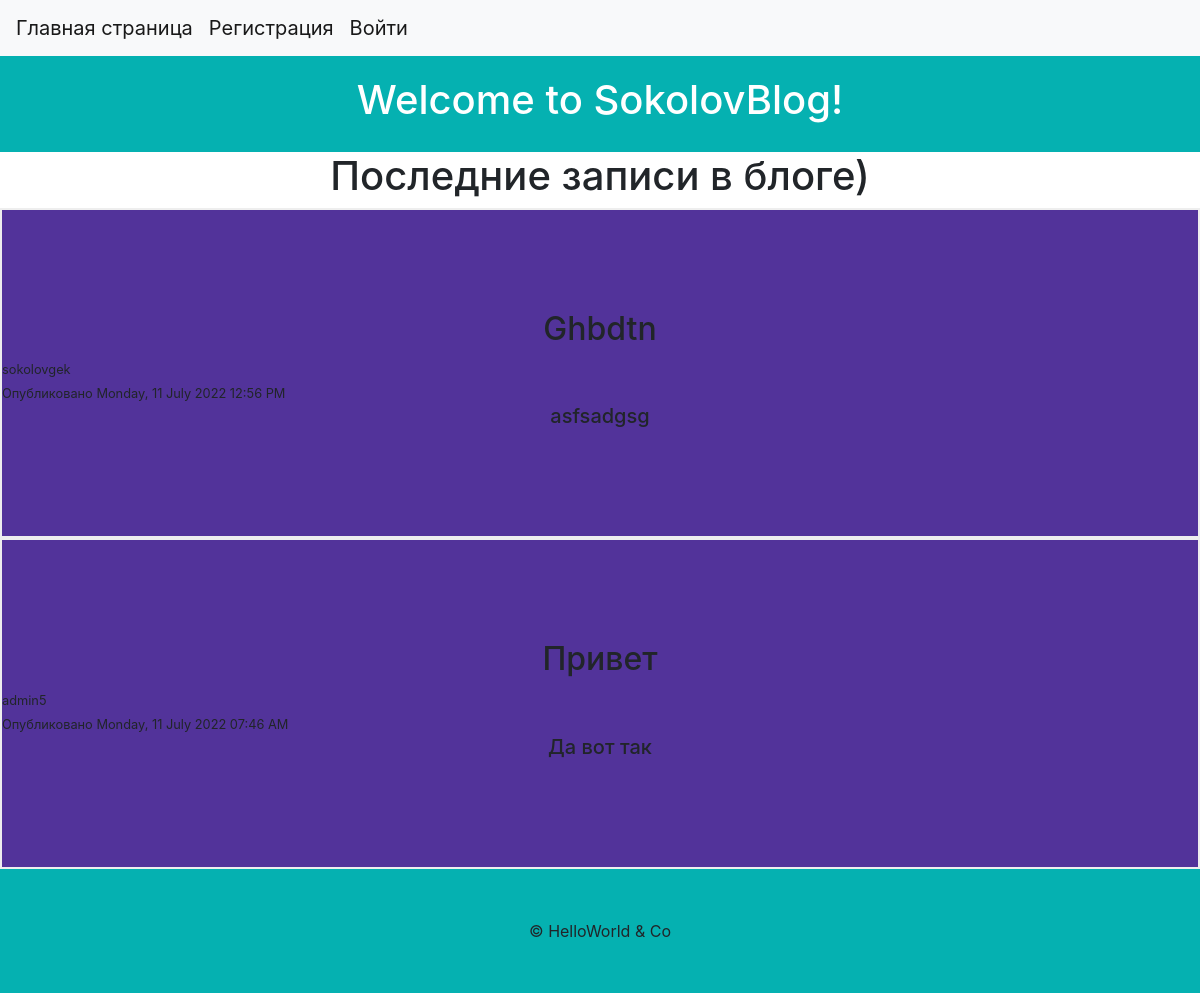
The page /home on the database its author committed.
### flask_blog/models.py (models this page shows, shortened)
class Post(db.Model, UserMixin):
    id = db.Column(db.Integer, primary_key=True)
    title = db.Column(db.String(100), nullable=False)
    date_posted = db.Column(db.DateTime, nullable=False, default=datetime.datetime.utcnow())
    content = db.Column(db.Text, nullable=False)
    user_id = db.Column(db.Integer, db.ForeignKey('user.id'), nullable=True)
    def __repr__(self):
        return f"Запись ('{self.title}', '{self.date_posted}')"

class User(db.Model, UserMixin):
    id = db.Column(db.Integer, primary_key=True)
    username = db.Column(db.String(20), unique=True, nullable=False)
    email = db.Column(db.String(120), unique=True, nullable=False)
    image_file = db.Column(db.String(20), nullable=False, default='default.png')
    password = db.Column(db.String(60), nullable=False)
    posts = db.relationship('Post', backref='author', lazy=True)

### flask_blog/main/routes.py (the view)
@main.route('/')
@main.route('/home')
def home():
    posts = Post.query.order_by(Post.date_posted.desc()).all()[:2]
    print(posts)
    return render_template('index.html', posts=posts)

### flask_blog/templates/index.html (shortened to what this page needs)
{% extends 'base.html' %}
{% block content %}
    <header>
        <div class="container">
            <div class="row">
                <div class="col-12">
                    <h1 class="text-center text-white">
                        {% if current_user.is_authenticated %}
                            Привет {{ current_user.username }}! Вы готовы содздать новый блог?
                        {% else %}
                            Welcome to SokolovBlog!
                        {% endif %}
                    </h1>
                </div>
            </div>
        </div>
    </header>
        <div class="container">
            <div class="row">
                <div class="col-12">
                    <h1 class="text-center">
                        Последние записи в блоге)
                    </h1>
                </div>
            </div>
        </div>
{% for post in posts %}
    <section class="post">
        <h2 class="text-center">{{ post.title }}</h2>
        <small>{{ post.author.username }}</small>
        <br>
         <small>Опубликовано {{ post.date_posted.strftime('%A, %d %B %Y %I:%M %p') }}</small>
        <h5 class="text-center">{{ post.content }}</h5>
    </section>
{% endfor %}
{% endblock %}

### flask_blog/static/css/style.css (style rules this page uses)
:root { --color:#05b1b1; --color2:#52339a; }
section { padding: 100px 0; }
header { padding: 20px 0; }
header, footer { background: var(--color); }
section { background: var(--color2); }
.post { border: 2px #eee solid; }

### rows shown on the page
Post: title "Ghbdtn", author.username "sokolovgek", date_posted "Monday, 11 July 2022 12:56 PM", content "asfsadgsg"
Post: title "Привет", author.username "admin5", date_posted "Monday, 11 July 2022 07:46 AM", content "Да вот так"
